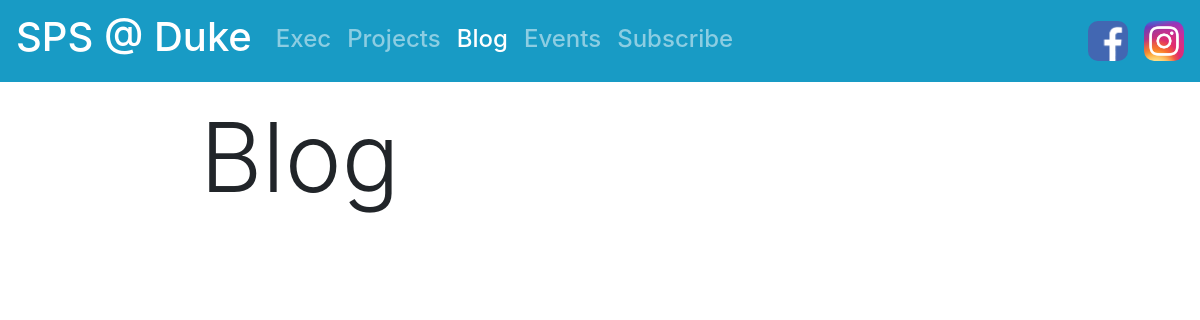
/blog/, run on an earlier commit of the app's database.
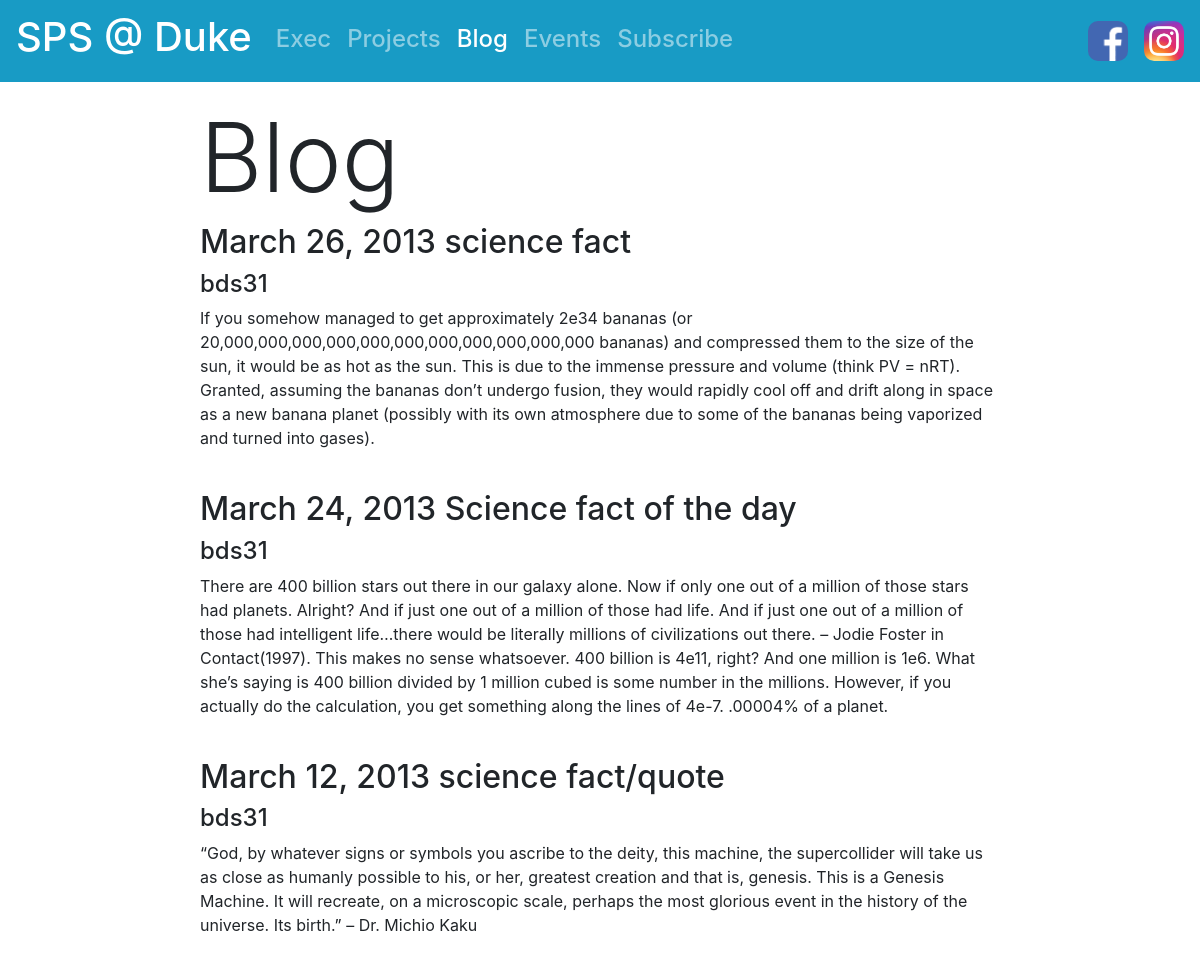
And on a later commit of the database.
### homepage/models.py (models this page shows)
class BlogPost(models.Model):
    title = models.CharField(max_length=500)
    author = models.CharField(max_length=500)
    date = models.DateField()
    text = models.TextField()
    image = models.ImageField(blank=True)

### homepage/views.py (the view)
# urls.py: path('blog/', views.blog, name='home'),
def blog(request):
    context = {
        'posts':BlogPost.objects.all().order_by('-date')
    }
    return render(request, 'homepage/blog.html', context)

### homepage/templates/homepage/blog.html (shortened to what this page needs)
{% extends 'homepage/base.html' %}
{% block a3 %}active{% endblock %}
{% block main %}
    <h1 class="display-1">Blog</h1>
    {% for post in posts %}
        <h2>{{post.title}}</h2>
        <h4>{{post.author}}</h4>
        <p>{{post.text}}</p>
    {% endfor %}
{% endblock %}

What changed in the data, as far as the page shows it:
added BlogPost: title "March 26, 2013 science fact", author "bds31", text "If you somehow managed to get approximately 2e34 bananas (or 20,000,000,000,000,000,000,000,000,000,000,000 bananas) and compressed them to the size of the sun, it would be as hot as the sun. This is due to the immense pressure and volume (think PV = nRT). Granted, assuming the bananas don’t undergo fusion, they would rapidly cool off and drift along in space as a new banana planet (possibly with its own atmosphere due to some of the bananas being vaporized and turned into gases)."
added BlogPost: title "March 24, 2013 Science fact of the day", author "bds31", text "There are 400 billion stars out there in our galaxy alone. Now if only one out of a million of those stars had planets. Alright? And if just one out of a million of those had life. And if just one out of a million of those had intelligent life…there would be literally millions of civilizations out there. – Jodie Foster in Contact(1997). This makes no sense whatsoever. 400 billion is 4e11, right? And one million is 1e6. What she’s saying is 400 billion divided by 1 million cubed is some number in the millions. However, if you actually do the calculation, you get something along the lines of 4e-7. .00004% of a planet."
added BlogPost: title "March 12, 2013 science fact/quote", author "bds31", text "“God, by whatever signs or symbols you ascribe to the deity, this machine, the supercollider will take us as close as humanly possible to his, or her, greatest creation and that is, genesis. This is a Genesis Machine. It will recreate, on a microscopic scale, perhaps the most glorious event in the history of the universe. Its birth.” – Dr. Michio Kaku"
